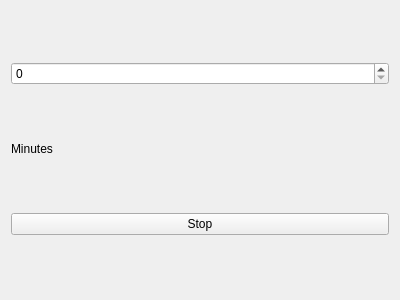
<?xml version="1.0" encoding="UTF-8"?>
<ui version="4.0">
 <class>InsulinStopScreen</class>
 <widget class="QWidget" name="InsulinStopScreen">
  <property name="geometry">
   <rect>
    <x>0</x>
    <y>0</y>
    <width>400</width>
    <height>300</height>
   </rect>
  </property>
  <property name="windowTitle">
   <string>Form</string>
  </property>
  <layout class="QVBoxLayout" name="verticalLayout">
   <item>
    <widget class="QSpinBox" name="alarmMinutes"/>
   </item>
   <item>
    <widget class="QLabel" name="label">
     <property name="sizePolicy">
      <sizepolicy hsizetype="Preferred" vsizetype="Fixed">
       <horstretch>0</horstretch>
       <verstretch>0</verstretch>
      </sizepolicy>
     </property>
     <property name="text">
      <string>Minutes</string>
     </property>
    </widget>
   </item>
   <item>
    <widget class="QPushButton" name="stopButton">
     <property name="text">
      <string>Stop</string>
     </property>
    </widget>
   </item>
  </layout>
 </widget>
 <resources/>
 <connections>
  <connection>
   <sender>stopButton</sender>
   <signal>clicked()</signal>
   <receiver>InsulinStopScreen</receiver>
   <slot>insulinStopConfirmedClicked()</slot>
   <hints>
    <hint type="sourcelabel">
     <x>208</x>
     <y>238</y>
    </hint>
    <hint type="destinationlabel">
     <x>199</x>
     <y>149</y>
    </hint>
   </hints>
  </connection>
 </connections>
 <slots>
  <slot>insulinStopConfirmedClicked()</slot>
 </slots>
</ui>
